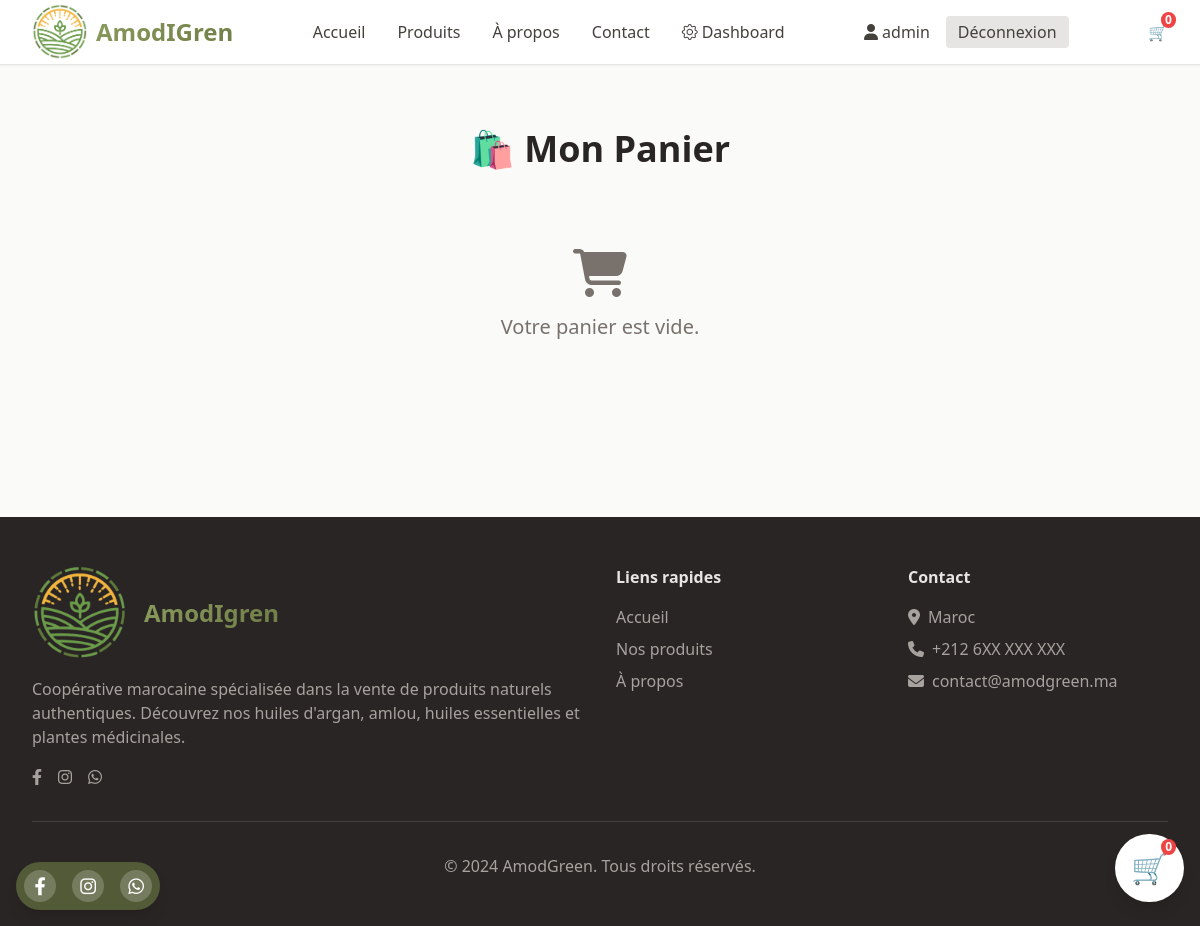
Page /ar/cart/ (signed in) on the earlier database version.
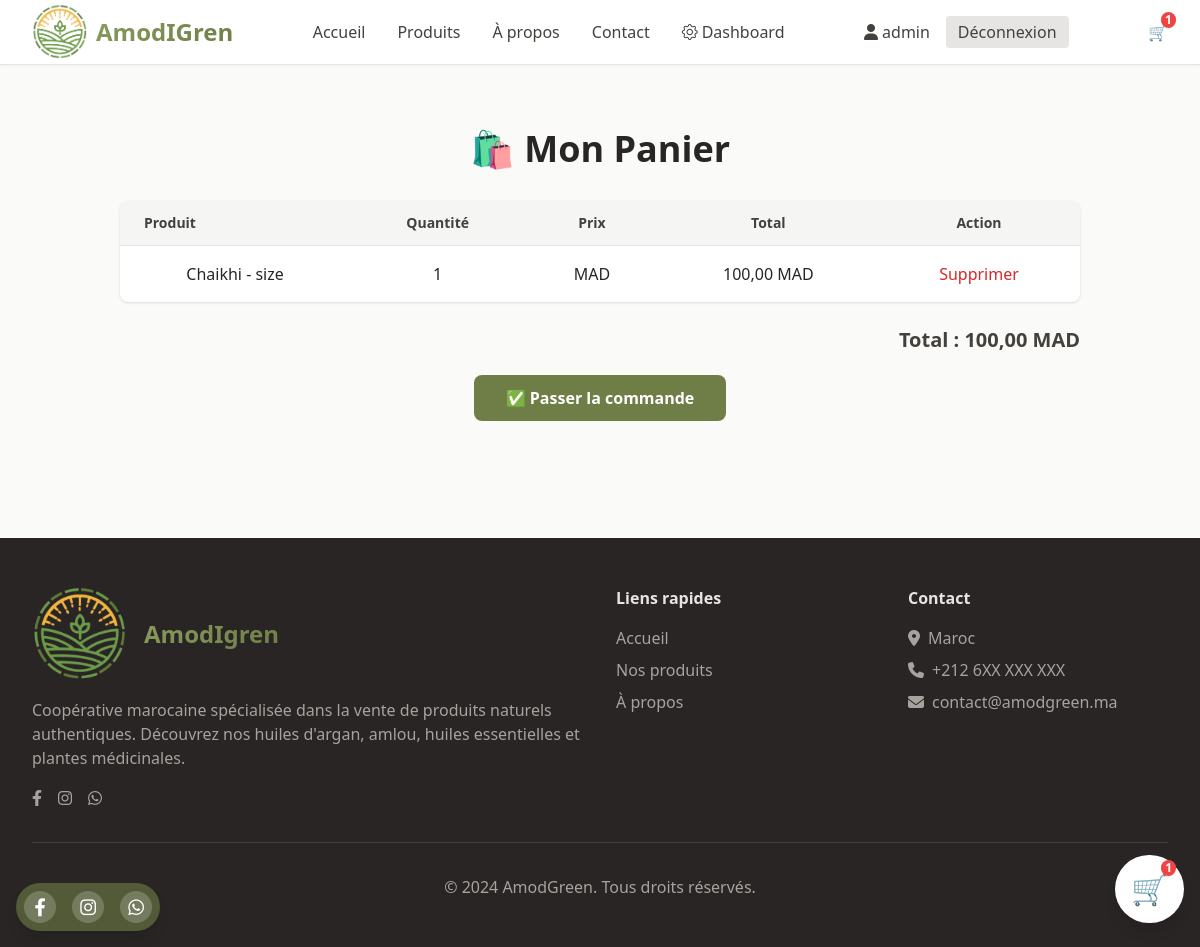
Same page on the later database version.
### store/models/Panier.py (models this page shows, shortened)
class CartItem(models.Model):
    cart = models.ForeignKey(Cart, on_delete=models.CASCADE, related_name='items')
    variant = models.ForeignKey(ProductVariant, on_delete=models.CASCADE)  # ✅ changé ici
    quantity = models.PositiveIntegerField(default=1)
    def total_price(self):
        return self.variant.price * self.quantity

class Cart(models.Model):
    user = models.ForeignKey(CustomUser, on_delete=models.CASCADE, null=True, blank=True)
    session_key = models.CharField(max_length=40, null=True, blank=True)
    created_at = models.DateTimeField(auto_now_add=True)
    def total_price(self):
        return sum(item.total_price() for item in self.items.all())

### store/models/Produit.py (models this page shows, shortened)
class ProductVariant(models.Model):
    product = models.ForeignKey(Product, on_delete=models.CASCADE, related_name='variants')
    name = models.CharField(max_length=50, verbose_name="Nom de la variante")
    price = models.DecimalField(max_digits=10, decimal_places=2, verbose_name="Prix (MAD)")
    is_default = models.BooleanField(default=False, verbose_name="Variante par défaut")
    created_at = models.DateTimeField(auto_now_add=True)
    updated_at = models.DateTimeField(auto_now=True)
    class Meta:
        verbose_name = "Variante de produit"
        verbose_name_plural = "Variantes de produit"
        ordering = ['-is_default', 'name']
        constraints = [
            models.UniqueConstraint(
                fields=['product', 'name'],
                name='unique_variant_name_per_product'
            )
        ]

class Product(models.Model):
    name = models.CharField(max_length=200, verbose_name="Nom du produit")
    name_ar = models.CharField(max_length=200, blank=True, verbose_name="Nom (Arabe)")
    description = models.TextField(verbose_name="Description")
    description_ar = models.TextField(blank=True, verbose_name="Description (Arabe)")
    ingredients = models.TextField(blank=True, verbose_name="Ingrédients")
    ingredients_ar = models.TextField(blank=True, verbose_name="Ingrédients (Arabe)")
    price = models.DecimalField(max_digits=10, decimal_places=2, verbose_name="Prix (MAD)")
    image = models.ImageField(upload_to='products/', verbose_name="Image principale")
    category = models.ForeignKey(Category, on_delete=models.CASCADE, verbose_name="Catégorie")
    is_available = models.BooleanField(default=True, verbose_name="Disponible")
    created_at = models.DateTimeField(auto_now_add=True)
    updated_at = models.DateTimeField(auto_now=True)
    default_variant = models.ForeignKey(
        'ProductVariant',
        null=True,
        blank=True,
        on_delete=models.SET_NULL,
        related_name='default_for_products',
        verbose_name="Variante par défaut"
    )
    class Meta:
        verbose_name = "Produit"
        verbose_name_plural = "Produits"
        ordering = ['-created_at']

### store/views/views_cart.py (the view)
# urls.py: path('cart/', views_cart.view_cart, name='view_cart'),
def view_cart(request):
    cart = get_or_create_cart(request)
    return render(request, 'store/cart.html', {'cart': cart})

### store/context_processors.py (called while the page is built)
def cart_count(request):
    cart = get_or_create_cart(request)
    return {'cart_count': cart.items.count()}

### store/utils.py (called while the page is built)
def get_or_create_cart(request):
    if request.user.is_authenticated:
        cart, created = Cart.objects.get_or_create(user=request.user)
    else:
        if not request.session.session_key:
            request.session.create()
        session_key = request.session.session_key
        cart, created = Cart.objects.get_or_create(session_key=session_key, user=None)
    return cart

### templates/store/cart.html (shortened to what this page needs)
{% extends 'base.html' %}
{% block content %}
<section class="py-16 bg-stone-50">
    <div class="max-w-5xl mx-auto px-4 sm:px-6 lg:px-8">
        <h1 class="text-3xl md:text-4xl font-bold text-stone-800 mb-8 text-center">🛍️ Mon Panier</h1>
        {% if cart.items.all %}
            <div class="bg-white rounded-lg shadow overflow-x-auto">
                <table class="min-w-full divide-y divide-stone-200">
                    <thead class="bg-stone-100">
                        <tr>
                            <th class="px-6 py-3 text-left text-sm font-semibold text-stone-700">Produit</th>
                            <th class="px-6 py-3 text-center text-sm font-semibold text-stone-700">Quantité</th>
                            <th class="px-6 py-3 text-center text-sm font-semibold text-stone-700">Prix</th>
                            <th class="px-6 py-3 text-center text-sm font-semibold text-stone-700">Total</th>
                            <th class="px-6 py-3 text-center text-sm font-semibold text-stone-700">Action</th>
                        </tr>
                    </thead>
                    <tbody class="divide-y divide-stone-200">
                        {% for item in cart.items.all %}
                        <tr>
                            <td class="px-6 py-4 text-center">
    {{ item.variant.product.name }} - {{ item.variant.name }}
</td>
                            <td class="px-6 py-4 text-center">{{ item.quantity }}</td>
                            <td class="px-6 py-4 text-center">{{ item.product.price }} MAD</td>
                            <td class="px-6 py-4 text-center">{{ item.total_price }} MAD</td>
                            <td class="px-6 py-4 text-center">
                                <a href="{% url 'remove_from_cart' item.id %}" class="text-red-600 hover:underline">
                                    Supprimer
                                </a>
                            </td>
                        </tr>
                        {% endfor %}
                    </tbody>
                </table>
            </div>
            <div class="text-right mt-6 text-xl font-semibold text-stone-700">
                Total : {{ cart.total_price }} MAD
            </div>
            <div class="text-center mt-8">
                <a href="{% url 'cart_summary' %}" class="bg-olive-600 hover:bg-olive-700 text-white px-8 py-3 rounded-lg font-semibold transition-colors">
                    ✅ Passer la commande
                </a>
            </div>
        {% else %}
            <div class="text-center py-12 text-stone-500">
                <i class="fas fa-shopping-cart text-5xl mb-4"></i>
                <p class="text-xl">Votre panier est vide.</p>
            </div>
        {% endif %}
    </div>
</section>
{% endblock %}

### templates/base.html (shortened to what the changed rows need)
{% load static %}
{% load widget_tweaks %}
<!DOCTYPE html>
<html lang="fr" class="h-full">
<head>
    <link rel="stylesheet" href="https://cdnjs.cloudflare.com/ajax/libs/font-awesome/6.4.0/css/all.min.css">
    <link href="{% static 'css/main.css' %}" rel="stylesheet" />
    <link rel="stylesheet" href="https://cdn.jsdelivr.net/npm/bootstrap-icons@1.10.5/font/bootstrap-icons.css" />
</head>
<body class="min-h-full bg-stone-50 text-stone-800">
    <nav class="bg-white shadow-sm border-b border-stone-200 sticky top-0 z-50">
        <div class="max-w-7xl mx-auto px-4 sm:px-6 lg:px-8">
            <div class="flex justify-between items-center h-16">
                <div class="hidden sm:flex items-center space-x-6">
                    <a href="{% url 'view_cart' %}" class="relative text-gray-700 hover:text-green-700">
                        🛒
                        <span
                            class="absolute -top-2 -right-2 bg-red-500 text-white text-xs font-bold rounded-full px-1">
                            {{ cart_count|default:0 }}
                        </span>
                    </a>
                </div>
                <div class="fixed bottom-6 right-4 z-50 bg-white p-3 sm:p-4 rounded-full shadow-lg">
                    <a href="{% url 'view_cart' %}"
                        class="relative text-gray-700 hover:text-green-700 text-2xl sm:text-3xl">
                        🛒
                        <span id="cart-count"
                            class="absolute -top-2 -right-2 bg-red-500 text-white text-xs font-bold rounded-full px-1">
                            {{ cart_count|default:0 }}
                        </span>
                    </a>
                </div>
            </div>
        </div>
    </nav>
    <main>
        {% block content %}
        {% endblock %}
    </main>
</body>
</html>

Differences in the rows shown:
added CartItem: variant.product.name "Chaikhi", variant.name "size", quantity "1", total_price "100,00"
now on this page (row edited): Cart: total_price "100,00"
Other differences:
{{ cart_count|default:0 }}: "0" → "1"
text no longer shown: "Votre panier est vide."
text now shown: "Produit Quantité Prix Total Action Total : MAD ✅ Passer la commande"
